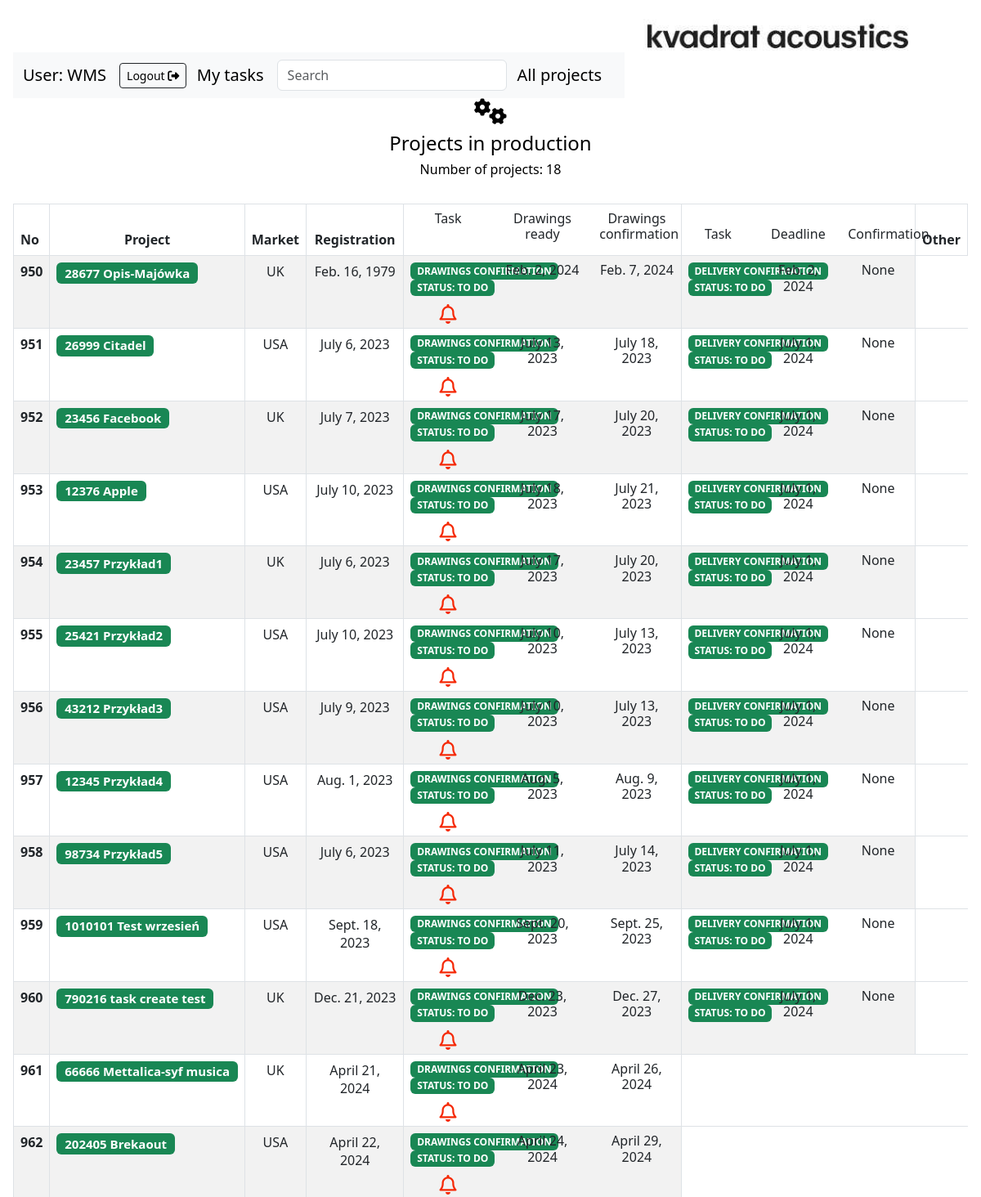
Screenshot of /projekty/wszystkie/ (signed in, upper part) with the database file from the repository.
### komunikator/models.py (models this page shows, shortened)
class Projekt(models.Model):
    Numer_IC = models.IntegerField(blank=False, unique=True)
    Nazwa = models.CharField(default='', max_length=20)
    Rynek = models.CharField(default='', max_length=20)
    Opis = models.CharField(default='', max_length=40)
    Rejestracja = models.DateField(default=timezone.now)
    Data_rysunki = models.DateField(default=timezone.now)
    Data_części = models.DateField(default=timezone.now)
    def __str__(self):
        return str(self.Numer_IC) + '  ' + self.Nazwa

class Task(models.Model):
    TODO="TO DO"
    COMPLETED='COMPLETED'
    INPROGRESS='IN-PROGRESS'
    DRAWINGS_CONFIRMATION= 'DRAWINGS CONFIRMATION'
    DELIVERY_CONFIRMATION= 'DELIVERY CONFIRMATION'
    OTHER= 'OTHER'
    CATEGORY_CHOICES = [
        (DRAWINGS_CONFIRMATION, 'DRAWINGS CONFIRMATION'),
        (DELIVERY_CONFIRMATION, 'DELIVERY CONFIRMATION'),
        (OTHER, 'OTHER'),
    ]
    STATUS_CHOICES = [
        (TODO, 'TO DO'),
        (COMPLETED, 'COMPLETED'),
        (INPROGRESS, 'IN-PROGRESS'),
    ]
    category = models.CharField(max_length=50, choices=CATEGORY_CHOICES,null=True,blank=True)
    description = models.TextField(null=True,blank=True)
    projekt = models.ForeignKey(Projekt,null=True,blank=True, on_delete=models.CASCADE, related_name="tasks")
    assignee = models.ForeignKey(User, null=True,blank=True, on_delete=models.SET_NULL)
    date_created = models.DateTimeField(auto_now_add=True)
    due_date = models.DateField(null=True,blank=True)
    status = models.CharField(max_length=50, choices=STATUS_CHOICES,null=True,blank=True,default= TODO)
    confirmation_day = models.DateField(null=True,blank=True)
    class UserResource(resources.ModelResource):
        username = resources.Field()

### komunikator/views.py (the view)
# urls.py: path('wszystkie/', wszystkie_projekty, name="wszystkie_projekty"),
def wszystkie_projekty(request):
        today = date.today()
        if 'q' in request.GET:
            q = request.GET['q']
            multiple_q = Q(Q(Numer_IC__icontains=q) | Q(Opis__icontains=q) | Q(Rynek__icontains=q) | Q(Nazwa__icontains=q))
            projekt = Projekt.objects.filter(multiple_q)
            return render(request, 'projekty.html', {'projekty': projekt})
        else:
            projekt = Projekt.objects.all
            context = {'projekty':projekt,'today':today}
            return render(request, 'projekty.html', context)

### templates/projekty.html (shortened to what this page needs)
{% extends 'glowny.html' %}
{% block strona %}
        {% include 'nav.html' %}
        <div class="row">
            <center><i class="fa-sharp fa-solid fa-gears fa-2xl"></i></center>
        </div>
        <br>
        <center> <h4> Projects in production </h4> </center>
    <center> <h6> Number of projects: {{projekty|length}}</h6> </center>
    <br>
    <table class="table table-striped table-bordered">
        <thead>
           <tr>
             <th scope="col">No</th>
             <th scope="col"><center>Project</center></th>
             <th scope="col"><center>Market</center></th>
             <th scope="col"><center>Registration</center></th>
             <th scope="col"><center></center>
                <div class = "row">
                    <div class="col-md-4">
                        <center> <h6>Task</h6> </center>
                    </div>
                    <div class="col-md-4">
                        <center> <h6>Drawings ready</h6> </center>
                    </div>
                    <div class="col-md-4">
                        <center> <h6>Drawings confirmation</h6> </center>
                    </div>
                </div></th>
            <th scope="col"><center></center>
                <div class = "row">
                    <div class="col-md-4">
                    <center> <h6>Task</h6> </center>
                    </div>
                    <div class="col-md-4">
                        <center> <h6>Deadline</h6> </center>
                    </div>
                    <div class="col-md-4">
                        <center> <h6>Confirmation</h6> </center>
                    </div>
                </div></th>
             <th scope="col"><center>Other</center></th>
           </tr>
        </thead>
    <tbody>
            {% for projekt in projekty %}
                <tr>
                   <th scope="row">{{projekt.id}}</th>
                   <td><h5 class="mb-0"><span class="badge bg-success">{{projekt}}</span></h5>
                    </td>
                   <td><center>{{projekt.Rynek}}</center></td>
                   <td><center>{{projekt.Rejestracja}}</center></td>
                            {% for task in projekt.tasks.all %}
                                    <td>
                                        <div class = "row">
                                            <div class="col-md-4">
                                                <h6 class="mb-0"><span class="badge bg-success">{{task.category}}</span></h6>
                                                <h6 class="mb-0"><span class="badge bg-success">STATUS: {{task.status}}</span></h6>
                                                {% if task.confirmation_day < today %}
                                                    {% if task.status == "TO DO" %}
                                                        <h6 class="border-0 align-center"><center><i class="fa-regular fa-bell fa-shake fa-xl" style="color: #f52905;"></i></center></h6>
                                                        {% endif %}
                                                {% endif %}
                                            </div>
                                            <div class="col-md-4">
                                                <center> <h6>{{task.due_date}}</h6> </center>
                                            </div>
                                            <div class="col-md-4">
                                                <center> <h6>{{task.confirmation_day}}</h6> </center>
                                            </div>
                                        </div></th>
                                    </td>
                            {% endfor %}
                </tr>
            {% endfor %}
    </tbody>
    </table>
{% endblock  %}

### templates/nav.html (shortened to what this page needs)
<form>
<nav class="navbar navbar-expand-lg bg-body-tertiary">
  <div class="container">
  <a class="navbar-brand"> User: {{ user.username }}</a>
  <button type="button" class="btn btn-outline-dark btn-sm"><a href="{% url 'logout' %}">Logout <i class="fa-solid fa-right-from-bracket"></i></button>
  <a class="navbar-brand" href="{% url 'tasks' %}">My tasks</a>
  <div class="collapse navbar-collapse" id="navbarSupportedContent">
    <form class="d-flex" role="search">
      <input class="form-control mr-sm-2" name="q" type="search" placeholder="Search" aria-label="Search">
    </form>
  </div>
  <a class="navbar-brand" href="{% url 'wszystkie_projekty' %}">All projects</a>
  </div>
</nav>
</form>

### komunikator/static/nowy.css (style rules this page uses)
body { padding: 1rem; color: black; }
a { color: black; text-decoration: none; }

### rows the page displays
Projekt: id "950", Numer_IC+Nazwa "28677 Opis-Majówka", Rynek "UK", Rejestracja "Feb. 16, 1979"
Task: category "DRAWINGS CONFIRMATION", status "TO DO", due_date "Feb. 2, 2024", confirmation_day "Feb. 7, 2024"
Task: category "DELIVERY CONFIRMATION", status "TO DO", due_date "Feb. 2, 2024", confirmation_day "None"
Projekt: id "951", Numer_IC+Nazwa "26999 Citadel", Rynek "USA", Rejestracja "July 6, 2023"
Task: category "DRAWINGS CONFIRMATION", status "TO DO", due_date "July 13, 2023", confirmation_day "July 18, 2023"
Task: category "DELIVERY CONFIRMATION", status "TO DO", due_date "July 1, 2024", confirmation_day "None"
Projekt: id "952", Numer_IC+Nazwa "23456 Facebook", Rynek "UK", Rejestracja "July 7, 2023"
Task: category "DRAWINGS CONFIRMATION", status "TO DO", due_date "July 17, 2023", confirmation_day "July 20, 2023"
Task: category "DELIVERY CONFIRMATION", status "TO DO", due_date "July 1, 2024", confirmation_day "None"
Projekt: id "953", Numer_IC+Nazwa "12376 Apple", Rynek "USA", Rejestracja "July 10, 2023"
Task: category "DRAWINGS CONFIRMATION", status "TO DO", due_date "July 18, 2023", confirmation_day "July 21, 2023"
Task: category "DELIVERY CONFIRMATION", status "TO DO", due_date "July 1, 2024", confirmation_day "None"
Projekt: id "954", Numer_IC+Nazwa "23457 Przykład1", Rynek "UK", Rejestracja "July 6, 2023"
Task: category "DRAWINGS CONFIRMATION", status "TO DO", due_date "July 17, 2023", confirmation_day "July 20, 2023"
Task: category "DELIVERY CONFIRMATION", status "TO DO", due_date "July 1, 2024", confirmation_day "None"
Projekt: id "955", Numer_IC+Nazwa "25421 Przykład2", Rynek "USA", Rejestracja "July 10, 2023"
Task: category "DRAWINGS CONFIRMATION", status "TO DO", due_date "July 10, 2023", confirmation_day "July 13, 2023"
Task: category "DELIVERY CONFIRMATION", status "TO DO", due_date "July 1, 2024", confirmation_day "None"
Projekt: id "956", Numer_IC+Nazwa "43212 Przykład3", Rynek "USA", Rejestracja "July 9, 2023"
Task: category "DRAWINGS CONFIRMATION", status "TO DO", due_date "July 10, 2023", confirmation_day "July 13, 2023"
Task: category "DELIVERY CONFIRMATION", status "TO DO", due_date "July 1, 2024", confirmation_day "None"
Projekt: id "957", Numer_IC+Nazwa "12345 Przykład4", Rynek "USA", Rejestracja "Aug. 1, 2023"
Task: category "DRAWINGS CONFIRMATION", status "TO DO", due_date "Aug. 5, 2023", confirmation_day "Aug. 9, 2023"
Task: category "DELIVERY CONFIRMATION", status "TO DO", due_date "July 1, 2024", confirmation_day "None"
Projekt: id "958", Numer_IC+Nazwa "98734 Przykład5", Rynek "USA", Rejestracja "July 6, 2023"
Task: category "DRAWINGS CONFIRMATION", status "TO DO", due_date "July 11, 2023", confirmation_day "July 14, 2023"
Task: category "DELIVERY CONFIRMATION", status "TO DO", due_date "July 1, 2024", confirmation_day "None"
Projekt: id "959", Numer_IC+Nazwa "1010101 Test wrzesień", Rynek "USA", Rejestracja "Sept. 18, 2023"
Task: category "DRAWINGS CONFIRMATION", status "TO DO", due_date "Sept. 20, 2023", confirmation_day "Sept. 25, 2023"
Task: category "DELIVERY CONFIRMATION", status "TO DO", due_date "July 1, 2024", confirmation_day "None"
Projekt: id "960", Numer_IC+Nazwa "790216 task create test", Rynek "UK", Rejestracja "Dec. 21, 2023"
Task: category "DRAWINGS CONFIRMATION", status "TO DO", due_date "Dec. 23, 2023", confirmation_day "Dec. 27, 2023"
Task: category "DELIVERY CONFIRMATION", status "TO DO", due_date "July 1, 2024", confirmation_day "None"
Projekt: id "961", Numer_IC+Nazwa "66666 Mettalica-syf musica", Rynek "UK", Rejestracja "April 21, 2024"
Task: category "DRAWINGS CONFIRMATION", status "TO DO", due_date "April 23, 2024", confirmation_day "April 26, 2024"
Projekt: id "962", Numer_IC+Nazwa "202405 Brekaout", Rynek "USA", Rejestracja "April 22, 2024"
Task: category "DRAWINGS CONFIRMATION", status "TO DO", due_date "April 24, 2024", confirmation_day "April 29, 2024"

### other values shown
{{ user.username }} "WMS"
{{ projekty|length }} "18"
